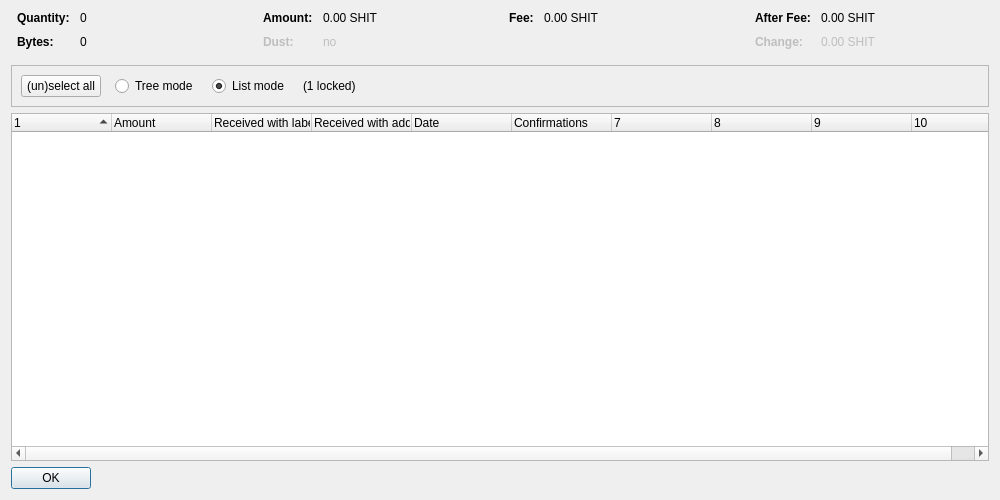
<?xml version="1.0" encoding="UTF-8"?>
<ui version="4.0">
 <class>CoinControlDialog</class>
 <widget class="QDialog" name="CoinControlDialog">
  <property name="geometry">
   <rect>
    <x>0</x>
    <y>0</y>
    <width>1000</width>
    <height>500</height>
   </rect>
  </property>
  <property name="windowTitle">
   <string>Coin Selection</string>
  </property>
  <layout class="QVBoxLayout" name="verticalLayout">
   <item>
    <layout class="QHBoxLayout" name="horizontalLayoutTop" stretch="0,0,0,0">
     <property name="topMargin">
      <number>0</number>
     </property>
     <property name="bottomMargin">
      <number>10</number>
     </property>
     <item>
      <layout class="QFormLayout" name="formLayoutCoinControl1">
       <property name="horizontalSpacing">
        <number>10</number>
       </property>
       <property name="verticalSpacing">
        <number>10</number>
       </property>
       <property name="leftMargin">
        <number>6</number>
       </property>
       <property name="rightMargin">
        <number>6</number>
       </property>
       <item row="0" column="0">
        <widget class="QLabel" name="labelCoinControlQuantityText">
         <property name="font">
          <font>
           <weight>75</weight>
           <bold>true</bold>
          </font>
         </property>
         <property name="text">
          <string>Quantity:</string>
         </property>
        </widget>
       </item>
       <item row="0" column="1">
        <widget class="QLabel" name="labelCoinControlQuantity">
         <property name="cursor">
          <cursorShape>IBeamCursor</cursorShape>
         </property>
         <property name="contextMenuPolicy">
          <enum>Qt::ActionsContextMenu</enum>
         </property>
         <property name="text">
          <string notr="true">0</string>
         </property>
         <property name="textInteractionFlags">
          <set>Qt::LinksAccessibleByMouse|Qt::TextSelectableByKeyboard|Qt::TextSelectableByMouse</set>
         </property>
        </widget>
       </item>
       <item row="1" column="0">
        <widget class="QLabel" name="labelCoinControlBytesText">
         <property name="font">
          <font>
           <weight>75</weight>
           <bold>true</bold>
          </font>
         </property>
         <property name="text">
          <string>Bytes:</string>
         </property>
        </widget>
       </item>
       <item row="1" column="1">
        <widget class="QLabel" name="labelCoinControlBytes">
         <property name="cursor">
          <cursorShape>IBeamCursor</cursorShape>
         </property>
         <property name="contextMenuPolicy">
          <enum>Qt::ActionsContextMenu</enum>
         </property>
         <property name="text">
          <string notr="true">0</string>
         </property>
         <property name="textInteractionFlags">
          <set>Qt::LinksAccessibleByMouse|Qt::TextSelectableByKeyboard|Qt::TextSelectableByMouse</set>
         </property>
        </widget>
       </item>
      </layout>
     </item>
     <item>
      <layout class="QFormLayout" name="formLayoutCoinControl2">
       <property name="horizontalSpacing">
        <number>10</number>
       </property>
       <property name="verticalSpacing">
        <number>10</number>
       </property>
       <property name="leftMargin">
        <number>6</number>
       </property>
       <property name="rightMargin">
        <number>6</number>
       </property>
       <item row="0" column="0">
        <widget class="QLabel" name="labelCoinControlAmountText">
         <property name="font">
          <font>
           <weight>75</weight>
           <bold>true</bold>
          </font>
         </property>
         <property name="text">
          <string>Amount:</string>
         </property>
        </widget>
       </item>
       <item row="0" column="1">
        <widget class="QLabel" name="labelCoinControlAmount">
         <property name="cursor">
          <cursorShape>IBeamCursor</cursorShape>
         </property>
         <property name="contextMenuPolicy">
          <enum>Qt::ActionsContextMenu</enum>
         </property>
         <property name="text">
          <string notr="true">0.00 SHIT</string>
         </property>
         <property name="textInteractionFlags">
          <set>Qt::LinksAccessibleByMouse|Qt::TextSelectableByKeyboard|Qt::TextSelectableByMouse</set>
         </property>
        </widget>
       </item>
       <item row="1" column="0">
        <widget class="QLabel" name="labelCoinControlLowOutputText">
         <property name="enabled">
          <bool>false</bool>
         </property>
         <property name="font">
          <font>
           <weight>75</weight>
           <bold>true</bold>
          </font>
         </property>
         <property name="text">
          <string>Dust:</string>
         </property>
        </widget>
       </item>
       <item row="1" column="1">
        <widget class="QLabel" name="labelCoinControlLowOutput">
         <property name="enabled">
          <bool>false</bool>
         </property>
         <property name="cursor">
          <cursorShape>IBeamCursor</cursorShape>
         </property>
         <property name="contextMenuPolicy">
          <enum>Qt::ActionsContextMenu</enum>
         </property>
         <property name="text">
          <string notr="true">no</string>
         </property>
         <property name="textInteractionFlags">
          <set>Qt::LinksAccessibleByMouse|Qt::TextSelectableByKeyboard|Qt::TextSelectableByMouse</set>
         </property>
        </widget>
       </item>
      </layout>
     </item>
     <item>
      <layout class="QFormLayout" name="formLayoutCoinControl3">
       <property name="horizontalSpacing">
        <number>10</number>
       </property>
       <property name="verticalSpacing">
        <number>10</number>
       </property>
       <property name="leftMargin">
        <number>6</number>
       </property>
       <property name="rightMargin">
        <number>6</number>
       </property>
       <item row="0" column="0">
        <widget class="QLabel" name="labelCoinControlFeeText">
         <property name="font">
          <font>
           <weight>75</weight>
           <bold>true</bold>
          </font>
         </property>
         <property name="text">
          <string>Fee:</string>
         </property>
        </widget>
       </item>
       <item row="0" column="1">
        <widget class="QLabel" name="labelCoinControlFee">
         <property name="cursor">
          <cursorShape>IBeamCursor</cursorShape>
         </property>
         <property name="contextMenuPolicy">
          <enum>Qt::ActionsContextMenu</enum>
         </property>
         <property name="text">
          <string notr="true">0.00 SHIT</string>
         </property>
         <property name="textInteractionFlags">
          <set>Qt::LinksAccessibleByMouse|Qt::TextSelectableByKeyboard|Qt::TextSelectableByMouse</set>
         </property>
        </widget>
       </item>
      </layout>
     </item>
     <item>
      <layout class="QFormLayout" name="formLayoutCoinControl4">
       <property name="horizontalSpacing">
        <number>10</number>
       </property>
       <property name="verticalSpacing">
        <number>10</number>
       </property>
       <property name="leftMargin">
        <number>6</number>
       </property>
       <property name="rightMargin">
        <number>6</number>
       </property>
       <item row="0" column="0">
        <widget class="QLabel" name="labelCoinControlAfterFeeText">
         <property name="font">
          <font>
           <weight>75</weight>
           <bold>true</bold>
          </font>
         </property>
         <property name="text">
          <string>After Fee:</string>
         </property>
        </widget>
       </item>
       <item row="0" column="1">
        <widget class="QLabel" name="labelCoinControlAfterFee">
         <property name="cursor">
          <cursorShape>IBeamCursor</cursorShape>
         </property>
         <property name="contextMenuPolicy">
          <enum>Qt::ActionsContextMenu</enum>
         </property>
         <property name="text">
          <string notr="true">0.00 SHIT</string>
         </property>
         <property name="textInteractionFlags">
          <set>Qt::LinksAccessibleByMouse|Qt::TextSelectableByKeyboard|Qt::TextSelectableByMouse</set>
         </property>
        </widget>
       </item>
       <item row="1" column="0">
        <widget class="QLabel" name="labelCoinControlChangeText">
         <property name="enabled">
          <bool>false</bool>
         </property>
         <property name="font">
          <font>
           <weight>75</weight>
           <bold>true</bold>
          </font>
         </property>
         <property name="text">
          <string>Change:</string>
         </property>
        </widget>
       </item>
       <item row="1" column="1">
        <widget class="QLabel" name="labelCoinControlChange">
         <property name="enabled">
          <bool>false</bool>
         </property>
         <property name="cursor">
          <cursorShape>IBeamCursor</cursorShape>
         </property>
         <property name="contextMenuPolicy">
          <enum>Qt::ActionsContextMenu</enum>
         </property>
         <property name="text">
          <string notr="true">0.00 SHIT</string>
         </property>
         <property name="textInteractionFlags">
          <set>Qt::LinksAccessibleByMouse|Qt::TextSelectableByKeyboard|Qt::TextSelectableByMouse</set>
         </property>
        </widget>
       </item>
      </layout>
     </item>
    </layout>
   </item>
   <item>
    <widget class="QFrame" name="frame">
     <property name="minimumSize">
      <size>
       <width>0</width>
       <height>40</height>
      </size>
     </property>
     <property name="frameShape">
      <enum>QFrame::StyledPanel</enum>
     </property>
     <property name="frameShadow">
      <enum>QFrame::Sunken</enum>
     </property>
     <layout class="QHBoxLayout" name="horizontalLayout">
      <item>
       <layout class="QHBoxLayout" name="horizontalLayoutPanel" stretch="0,0,0,0,0">
        <property name="spacing">
         <number>14</number>
        </property>
        <item>
         <widget class="QPushButton" name="pushButtonSelectAll">
          <property name="sizePolicy">
           <sizepolicy hsizetype="Maximum" vsizetype="Fixed">
            <horstretch>0</horstretch>
            <verstretch>0</verstretch>
           </sizepolicy>
          </property>
          <property name="text">
           <string>(un)select all</string>
          </property>
          <property name="autoDefault">
           <bool>false</bool>
          </property>
         </widget>
        </item>
        <item>
         <widget class="QRadioButton" name="radioTreeMode">
          <property name="sizePolicy">
           <sizepolicy hsizetype="Maximum" vsizetype="Fixed">
            <horstretch>0</horstretch>
            <verstretch>0</verstretch>
           </sizepolicy>
          </property>
          <property name="text">
           <string>Tree mode</string>
          </property>
         </widget>
        </item>
        <item>
         <widget class="QRadioButton" name="radioListMode">
          <property name="sizePolicy">
           <sizepolicy hsizetype="Maximum" vsizetype="Fixed">
            <horstretch>0</horstretch>
            <verstretch>0</verstretch>
           </sizepolicy>
          </property>
          <property name="text">
           <string>List mode</string>
          </property>
          <property name="checked">
           <bool>true</bool>
          </property>
         </widget>
        </item>
        <item>
         <widget class="QLabel" name="labelLocked">
          <property name="text">
           <string notr="true">(1 locked)</string>
          </property>
         </widget>
        </item>
        <item>
         <spacer name="horizontalSpacer">
          <property name="orientation">
           <enum>Qt::Horizontal</enum>
          </property>
          <property name="sizeHint" stdset="0">
           <size>
            <width>40</width>
            <height>20</height>
           </size>
          </property>
         </spacer>
        </item>
       </layout>
      </item>
     </layout>
    </widget>
   </item>
   <item>
    <widget class="CoinControlTreeWidget" name="treeWidget">
     <property name="contextMenuPolicy">
      <enum>Qt::CustomContextMenu</enum>
     </property>
     <property name="sortingEnabled">
      <bool>false</bool>
     </property>
     <property name="columnCount">
      <number>10</number>
     </property>
     <attribute name="headerShowSortIndicator" stdset="0">
      <bool>true</bool>
     </attribute>
     <attribute name="headerStretchLastSection">
      <bool>false</bool>
     </attribute>
     <column>
      <property name="text">
       <string/>
      </property>
     </column>
     <column>
      <property name="text">
       <string>Amount</string>
      </property>
     </column>
     <column>
      <property name="text">
       <string>Received with label</string>
      </property>
     </column>
     <column>
      <property name="text">
       <string>Received with address</string>
      </property>
     </column>
     <column>
      <property name="text">
       <string>Date</string>
      </property>
     </column>
     <column>
      <property name="text">
       <string>Confirmations</string>
      </property>
      <property name="toolTip">
       <string>Confirmed</string>
      </property>
     </column>
     <column>
      <property name="text">
       <string/>
      </property>
     </column>
     <column>
      <property name="text">
       <string/>
      </property>
     </column>
     <column>
      <property name="text">
       <string/>
      </property>
     </column>
     <column>
      <property name="text">
       <string/>
      </property>
     </column>
    </widget>
   </item>
   <item>
    <widget class="QDialogButtonBox" name="buttonBox">
     <property name="sizePolicy">
      <sizepolicy hsizetype="Maximum" vsizetype="Fixed">
       <horstretch>0</horstretch>
       <verstretch>0</verstretch>
      </sizepolicy>
     </property>
     <property name="orientation">
      <enum>Qt::Horizontal</enum>
     </property>
     <property name="standardButtons">
      <set>QDialogButtonBox::Ok</set>
     </property>
    </widget>
   </item>
  </layout>
 </widget>
 <customwidgets>
  <customwidget>
   <class>CoinControlTreeWidget</class>
   <extends>QTreeWidget</extends>
   <header>qt/coincontroltreewidget.h</header>
  </customwidget>
 </customwidgets>
 <resources/>
 <connections/>
</ui>
